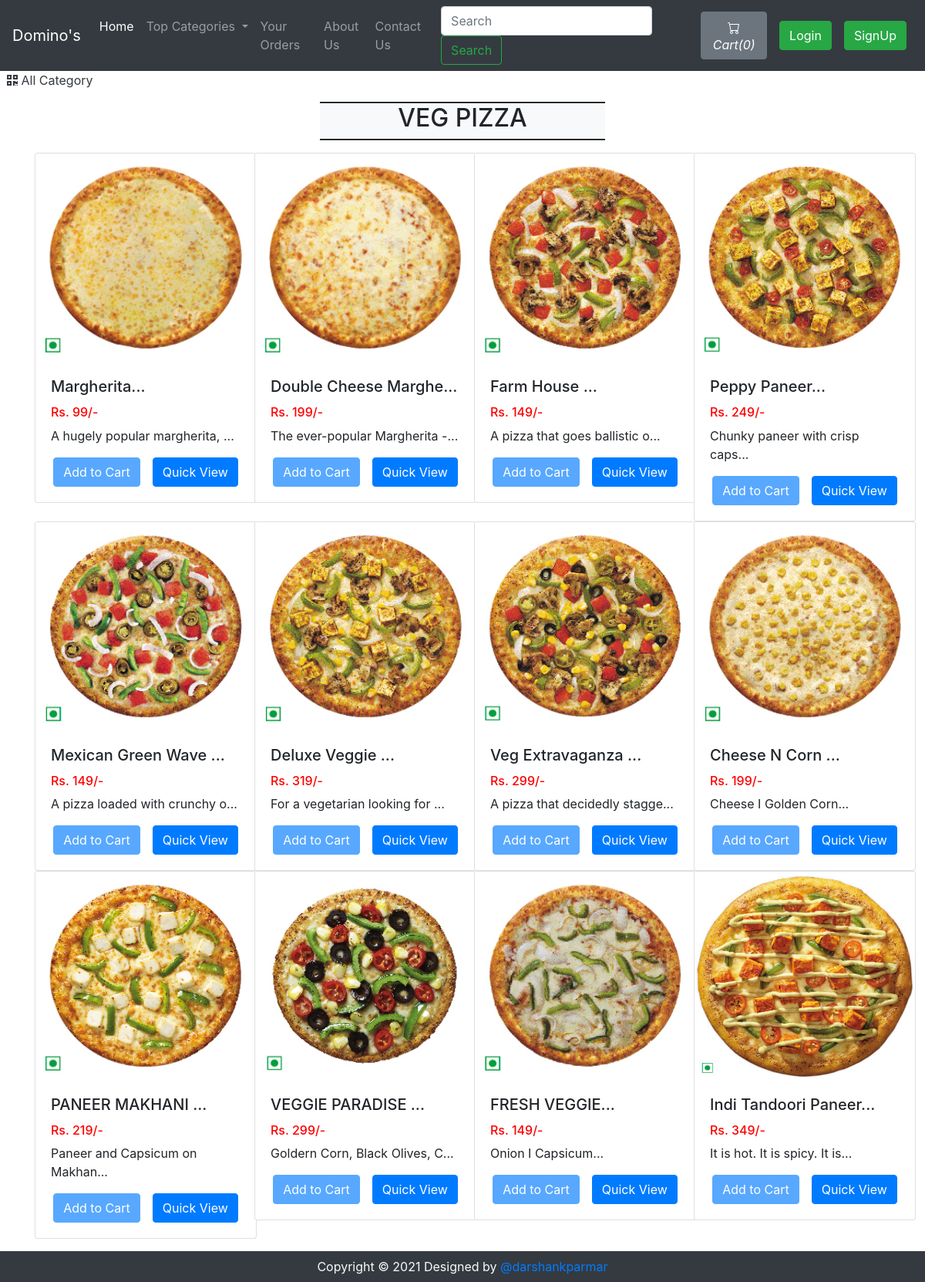
Screenshot of /viewPizzaList.php?catid=1 with the database file from the repository.
### tables this page shows
CREATE TABLE `sitedetail` (
  `tempId` int(11) NOT NULL,
  `systemName` varchar(21) NOT NULL,
  `email` varchar(35) NOT NULL,
  `contact1` bigint(21) NOT NULL,
  `contact2` bigint(21) DEFAULT NULL COMMENT 'Optional',
  `address` text NOT NULL,
  `dateTime` datetime NOT NULL DEFAULT current_timestamp()
);

CREATE TABLE `pizza` (
  `pizzaId` int(12) NOT NULL,
  `pizzaName` varchar(255) NOT NULL,
  `pizzaPrice` int(12) NOT NULL,
  `pizzaDesc` text NOT NULL,
  `pizzaCategorieId` int(12) NOT NULL,
  `pizzaPubDate` datetime NOT NULL DEFAULT current_timestamp()
);

### viewPizzaList.php (the view, shortened to what this page needs)
<!doctype html>
<html lang="en">
  <head>
    <link rel="stylesheet" href="https://stackpath.bootstrapcdn.com/bootstrap/4.4.1/css/bootstrap.min.css">
    <link rel="stylesheet" href="https://use.fontawesome.com/releases/v5.8.2/css/all.css">
</head>
<body>
    <?php include 'partials/_dbconnect.php';?>
    <?php require 'partials/_nav.php' ?>
    <div>&nbsp;
        <a href="index.php" class="active text-dark">
        <i class="fas fa-qrcode"></i>
            <span>All Category</span>
        </a>
    </div>
    <div class="container my-3" id="cont">
        <div class="col-lg-4 text-center bg-light my-3" style="margin:auto;border-top: 2px groove black;border-bottom: 2px groove black;">
            <h2 class="text-center"><span id="catTitle">Items</span></h2>
        </div>
        <div class="row">
        <?php
            $id = $_GET['catid'];
            $sql = "SELECT * FROM `pizza` WHERE pizzaCategorieId = $id";
            $result = mysqli_query($conn, $sql);
            while($row = mysqli_fetch_assoc($result)){
                $pizzaId = $row['pizzaId'];
                $pizzaName = $row['pizzaName'];
                $pizzaPrice = $row['pizzaPrice'];
                $pizzaDesc = $row['pizzaDesc'];
                echo '<div class="col-xs-3 col-sm-3 col-md-3">
                        <div class="card" style="width: 18rem;">
                            <img src="img/pizza-'.$pizzaId. '.jpg" class="card-img-top" alt="image for this pizza" width="249px" height="270px">
                            <div class="card-body">
                                <h5 class="card-title">' . substr($pizzaName, 0, 20). '...</h5>
                                <h6 style="color: #ff0000">Rs. '.$pizzaPrice. '/-</h6>
                                <p class="card-text">' . substr($pizzaDesc, 0, 29). '...</p>
                                <div class="row justify-content-center">';
                                if($loggedin){
                                    $quaSql = "SELECT `itemQuantity` FROM `viewcart` WHERE pizzaId = '$pizzaId' AND `userId`='$userId'";
                                    $quaresult = mysqli_query($conn, $quaSql);
                                    $quaExistRows = mysqli_num_rows($quaresult);
                                    if($quaExistRows == 0) {
                                        echo '<form action="partials/_manageCart.php" method="POST">
                                              <input type="hidden" name="itemId" value="'.$pizzaId. '">
                                              <button type="submit" name="addToCart" class="btn btn-primary mx-2">Add to Cart</button>';
                                    }else {
                                        echo '<a href="viewCart.php"><button class="btn btn-primary mx-2">Go to Cart</button></a>';
                                    }
                                }
                                else{
                                    echo '<button class="btn btn-primary mx-2" disabled>Add to Cart</button>';
                                }
                            echo '</form>
                                <a href="viewPizza.php?pizzaid=' . $pizzaId . '" class="mx-2"><button class="btn btn-primary">Quick View</button></a>
                                </div>
                            </div>
                        </div>
                    </div>';
            }
            ?>
        </div>
    </div>
    <?php require 'partials/_footer.php' ?>
</body>
</html>

### partials/_nav.php (shortened to what this page needs)
<?php
if(isset($_SESSION['loggedin']) && $_SESSION['loggedin']==true){
  $loggedin= true;
  $userId = $_SESSION['userId'];
  $username = $_SESSION['username'];
}
else{
  $loggedin = false;
  $userId = 0;
}
$sql = "SELECT * FROM `sitedetail`";
$result = mysqli_query($conn, $sql);
$row = mysqli_fetch_assoc($result);
$systemName = $row['systemName'];
echo '<nav class="navbar navbar-expand-lg navbar-dark bg-dark">
      <a class="navbar-brand" href="index.php">'.$systemName.'</a>
      <button class="navbar-toggler" type="button" data-toggle="collapse" data-target="#navbarSupportedContent" aria-controls="navbarSupportedContent" aria-expanded="false" aria-label="Toggle navigation">
        <span class="navbar-toggler-icon"></span>
      </button>
      <div class="collapse navbar-collapse" id="navbarSupportedContent">
        <ul class="navbar-nav mr-auto">
          <li class="nav-item active">
            <a class="nav-link" href="index.php">Home <span class="sr-only">(current)</span></a>
          </li>
          <li class="nav-item dropdown">
            <a class="nav-link dropdown-toggle" href="#" id="navbarDropdown" role="button" data-toggle="dropdown" aria-haspopup="true" aria-expanded="false">
              Top Categories
            </a>
            <div class="dropdown-menu" aria-labelledby="navbarDropdown">';
            echo '</div>
          </li>
          <li class="nav-item">
            <a class="nav-link" href="viewOrder.php">Your Orders</a>
          </li>
          <li class="nav-item">
            <a class="nav-link" href="about.php">About Us</a>
          </li>
          <li class="nav-item">
            <a class="nav-link" href="contact.php">Contact Us</a>
          </li>
        </ul>
        <form method="get" action="/OnlinePizzaDelivery/search.php" class="form-inline my-2 my-lg-0 mx-3">
          <input class="form-control mr-sm-2" type="search" name="search" id="search" placeholder="Search" aria-label="Search" required>
          <button class="btn btn-outline-success my-2 my-sm-0" type="submit">Search</button>
        </form>';
        $countsql = "SELECT SUM(`itemQuantity`) FROM `viewcart` WHERE `userId`=$userId";
        $countresult = mysqli_query($conn, $countsql);
        $countrow = mysqli_fetch_assoc($countresult);
        $count = $countrow['SUM(`itemQuantity`)'];
        if(!$count) {
          $count = 0;
        }
        echo '<a href="viewCart.php"><button type="button" class="btn btn-secondary mx-2" title="MyCart">
          <svg xmlns="img/cart.svg" width="16" height="16" fill="currentColor" class="bi bi-cart" viewBox="0 0 16 16">
            <path d="M0 1.5A.5.5 0 0 1 .5 1H2a.5.5 0 0 1 .485.379L2.89 3H14.5a.5.5 0 0 1 .491.592l-1.5 8A.5.5 0 0 1 13 12H4a.5.5 0 0 1-.491-.408L2.01 3.607 1.61 2H.5a.5.5 0 0 1-.5-.5zM3.102 4l1.313 7h8.17l1.313-7H3.102zM5 12a2 2 0 1 0 0 4 2 2 0 0 0 0-4zm7 0a2 2 0 1 0 0 4 2 2 0 0 0 0-4zm-7 1a1 1 0 1 1 0 2 1 1 0 0 1 0-2zm7 0a1 1 0 1 1 0 2 1 1 0 0 1 0-2z"/>
          </svg>
          <i class="bi bi-cart">Cart(' .$count. ')</i>
        </button></a>';
        if($loggedin){
          echo '<ul class="navbar-nav mr-2">
            <li class="nav-item dropdown">
              <a class="nav-link dropdown-toggle" href="#" id="navbarDropdown" role="button" data-toggle="dropdown"> Welcome ' .$username. '</a>
              <div class="dropdown-menu" aria-labelledby="navbarDropdown">
                <a class="dropdown-item" href="partials/_logout.php">Logout</a>
              </div>
            </li>
          </ul>
          <div class="text-center image-size-small position-relative">
            <a href="viewProfile.php"><img src="img/person-' .$userId. '.jpg" class="rounded-circle" onError="this.src = \'img/profilePic.jpg\'" style="width:40px; height:40px"></a>
          </div>';
        }
        else {
          echo '
          <button type="button" class="btn btn-success mx-2"  data-toggle="modal" data-target="#loginModal">Login</button>
          <button type="button" class="btn btn-success mx-2"  data-toggle="modal" data-target="#signupModal">SignUp</button>';
        }
  echo '</div>
    </nav>';
?>

### viewPizzaList.php (style rules this page uses)
#cont { min-height : 570px; }

### rows the page displays
sitedetail: systemName "Domino's"
pizza: shows a picture, pizzaName "Margherita", pizzaPrice "99", pizzaDesc "A hugely popular margherita,"
pizza: shows a picture, pizzaName "Double Cheese Marghe", pizzaPrice "199", pizzaDesc "The ever-popular Margherita -"
pizza: shows a picture, pizzaName "Farm House", pizzaPrice "149", pizzaDesc "A pizza that goes ballistic o"
pizza: shows a picture, pizzaName "Peppy Paneer", pizzaPrice "249", pizzaDesc "Chunky paneer with crisp caps"
pizza: shows a picture, pizzaName "Mexican Green Wave", pizzaPrice "149", pizzaDesc "A pizza loaded with crunchy o"
pizza: shows a picture, pizzaName "Deluxe Veggie", pizzaPrice "319", pizzaDesc "For a vegetarian looking for"
pizza: shows a picture, pizzaName "Veg Extravaganza", pizzaPrice "299", pizzaDesc "A pizza that decidedly stagge"
pizza: shows a picture, pizzaName "Cheese N Corn", pizzaPrice "199", pizzaDesc "Cheese I Golden Corn"
pizza: shows a picture, pizzaName "PANEER MAKHANI", pizzaPrice "219", pizzaDesc "Paneer and Capsicum on Makhan"
pizza: shows a picture, pizzaName "VEGGIE PARADISE", pizzaPrice "299", pizzaDesc "Goldern Corn, Black Olives, C"
pizza: shows a picture, pizzaName "FRESH VEGGIE", pizzaPrice "149", pizzaDesc "Onion I Capsicum"
pizza: shows a picture, pizzaName "Indi Tandoori Paneer", pizzaPrice "349", pizzaDesc "It is hot. It is spicy. It is"

### other values shown
$count "0"
